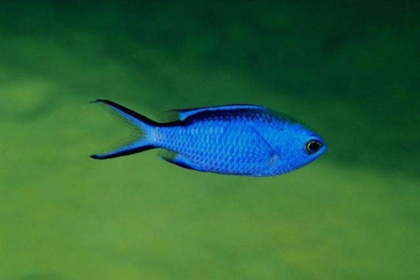
%> input picture contrast stretching/ivp.jpg, 420 x 280 px, shrunk from 1202 x 800 before the run
$ octave 'contrast stretching.m'   (GNU Octave 9; MATLAB toolbox functions it lacks are replaced by stand-ins)
%> lines starting %> are read from the running program, lines starting %| are printed output that depends on the picture
img = imread('ivp.jpg');
%> img is the input picture: size 280x420x3 uint8; mean R, G, B 46.4, 103.5, 59.2
img = rgb2gray(img);
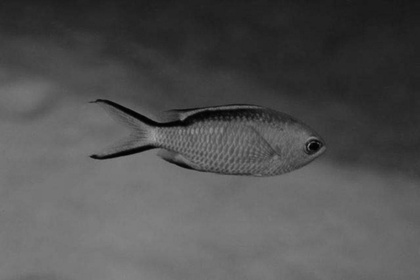
%> img: size 280x420 uint8; min 1, max 163, mean 81.4
img = double(img);
%> img: size 280x420 double

r1 = input('Enter r1: ');
%> the answer given: 3
r2 = input('Enter r2: ');
%> the answer given: 3
v = input('Enter v: ');
%> the answer given: 3
w = input('Enter w: ');
%> the answer given: 3

alpha = v / r1;
beta = (w - v) / (r2 - r1);
gamma = (255 - w) / (255 - r2);

[r, c] = size(img);
%> r = 280; c = 420
answer = zeros(r, c);

for i = 1:r
    for j = 1:c
        pixel = img(i, j);

        if pixel < r1
            answer(i, j) = alpha * pixel;
        elseif pixel >= r1 && pixel < r2
            answer(i, j) = beta * (pixel - r1) + v;
        else
            answer(i, j) = gamma * (pixel - r2) + w;
        end
    end
end

answer = uint8(answer);
img = uint8(img);

figure;

subplot(2,2,1);
imshow(img);
title('Original Image');

subplot(2,2,2);
imshow(answer);
title('After Contrast Stretch');

subplot(2,2,3);
hist(double(img(:)), 256);
title('Histogram of Original Image');
xlabel('Pixel Intensity');
ylabel('Frequency');

subplot(2,2,4);
hist(double(answer(:)), 256);
title('Histogram of Stretched Image');
xlabel('Pixel Intensity');
ylabel('Frequency');
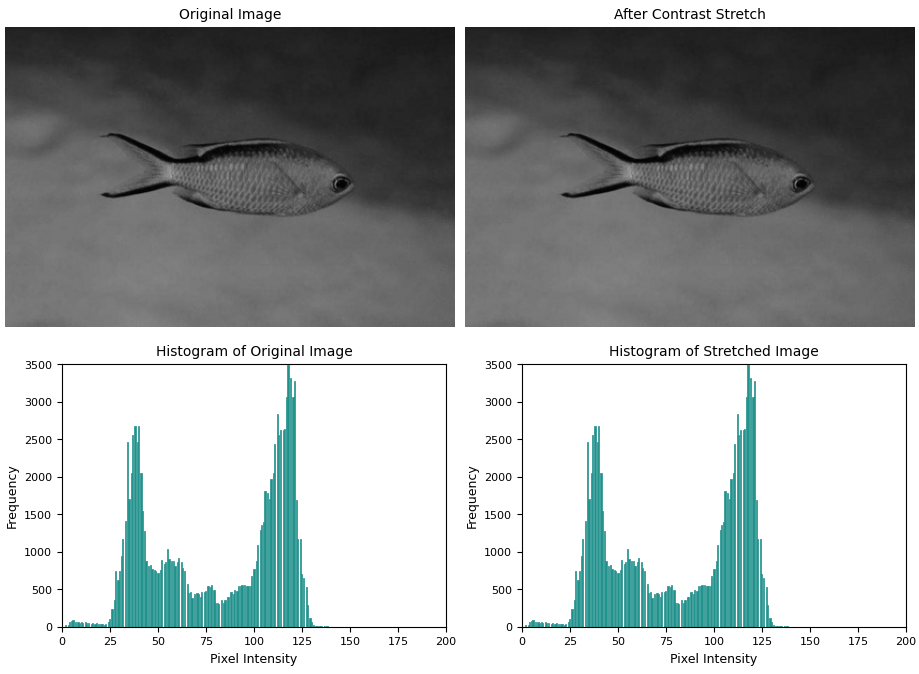
%> figure redrawn from the program's plot data, 4 panels

disp('Contrast stretching completed.');

%final
%Enter r1: 20
%Enter r2: 130
%Enter v: 0
%Enter w: 255
% Contrast stretching completed.
